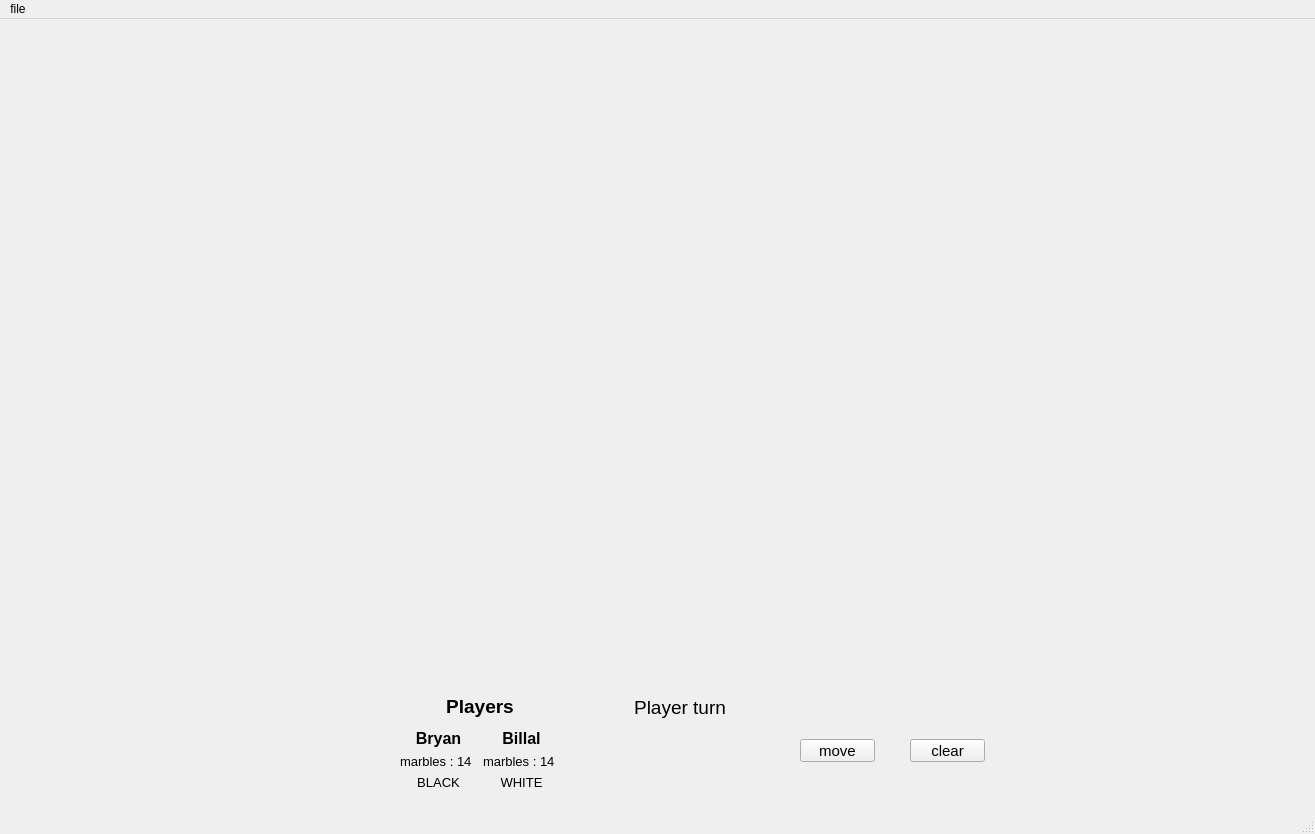
<?xml version="1.0" encoding="UTF-8"?>
<ui version="4.0">
 <class>MainWindow</class>
 <widget class="QMainWindow" name="MainWindow">
  <property name="geometry">
   <rect>
    <x>0</x>
    <y>0</y>
    <width>1315</width>
    <height>834</height>
   </rect>
  </property>
  <property name="windowTitle">
   <string>MainWindow</string>
  </property>
  <widget class="QWidget" name="centralwidget">
   <widget class="QWidget" name="verticalLayoutWidget_3">
    <property name="geometry">
     <rect>
      <x>400</x>
      <y>670</y>
      <width>160</width>
      <height>101</height>
     </rect>
    </property>
    <layout class="QVBoxLayout" name="verticalLayout_3">
     <item>
      <widget class="QLabel" name="playersTitle">
       <property name="font">
        <font>
         <pointsize>14</pointsize>
         <weight>75</weight>
         <italic>false</italic>
         <bold>true</bold>
         <underline>false</underline>
        </font>
       </property>
       <property name="text">
        <string>Players</string>
       </property>
       <property name="alignment">
        <set>Qt::AlignCenter</set>
       </property>
      </widget>
     </item>
     <item>
      <layout class="QHBoxLayout" name="horizontalLayout">
       <item>
        <layout class="QVBoxLayout" name="verticalLayout">
         <item>
          <widget class="QLabel" name="player1">
           <property name="font">
            <font>
             <pointsize>12</pointsize>
             <weight>75</weight>
             <bold>true</bold>
            </font>
           </property>
           <property name="text">
            <string>Bryan</string>
           </property>
           <property name="alignment">
            <set>Qt::AlignCenter</set>
           </property>
          </widget>
         </item>
         <item>
          <widget class="QLabel" name="p1marble">
           <property name="font">
            <font>
             <pointsize>10</pointsize>
            </font>
           </property>
           <property name="text">
            <string>marbles : 14</string>
           </property>
          </widget>
         </item>
         <item>
          <widget class="QLabel" name="label">
           <property name="font">
            <font>
             <pointsize>10</pointsize>
            </font>
           </property>
           <property name="text">
            <string>BLACK</string>
           </property>
           <property name="alignment">
            <set>Qt::AlignCenter</set>
           </property>
          </widget>
         </item>
        </layout>
       </item>
       <item>
        <layout class="QVBoxLayout" name="verticalLayout_2">
         <item>
          <widget class="QLabel" name="player2">
           <property name="font">
            <font>
             <pointsize>12</pointsize>
             <weight>75</weight>
             <bold>true</bold>
            </font>
           </property>
           <property name="text">
            <string>Billal</string>
           </property>
           <property name="alignment">
            <set>Qt::AlignCenter</set>
           </property>
          </widget>
         </item>
         <item>
          <widget class="QLabel" name="p2marble">
           <property name="sizePolicy">
            <sizepolicy hsizetype="Preferred" vsizetype="Preferred">
             <horstretch>0</horstretch>
             <verstretch>0</verstretch>
            </sizepolicy>
           </property>
           <property name="minimumSize">
            <size>
             <width>0</width>
             <height>0</height>
            </size>
           </property>
           <property name="font">
            <font>
             <pointsize>10</pointsize>
            </font>
           </property>
           <property name="lineWidth">
            <number>1</number>
           </property>
           <property name="text">
            <string>marbles : 14</string>
           </property>
           <property name="textFormat">
            <enum>Qt::AutoText</enum>
           </property>
          </widget>
         </item>
         <item>
          <widget class="QLabel" name="label_2">
           <property name="font">
            <font>
             <pointsize>10</pointsize>
            </font>
           </property>
           <property name="text">
            <string>WHITE</string>
           </property>
           <property name="alignment">
            <set>Qt::AlignCenter</set>
           </property>
          </widget>
         </item>
        </layout>
       </item>
      </layout>
     </item>
    </layout>
   </widget>
   <widget class="QWidget" name="verticalLayoutWidget">
    <property name="geometry">
     <rect>
      <x>39</x>
      <y>9</y>
      <width>1201</width>
      <height>651</height>
     </rect>
    </property>
    <layout class="QVBoxLayout" name="verticalLayout_4">
     <property name="spacing">
      <number>0</number>
     </property>
    </layout>
   </widget>
   <widget class="QWidget" name="verticalLayoutWidget_2">
    <property name="geometry">
     <rect>
      <x>600</x>
      <y>670</y>
      <width>160</width>
      <height>80</height>
     </rect>
    </property>
    <layout class="QVBoxLayout" name="verticalLayout_5">
     <item>
      <widget class="QLabel" name="pTurnTitle">
       <property name="font">
        <font>
         <pointsize>14</pointsize>
        </font>
       </property>
       <property name="text">
        <string>Player turn</string>
       </property>
       <property name="alignment">
        <set>Qt::AlignCenter</set>
       </property>
      </widget>
     </item>
     <item>
      <widget class="QLabel" name="turnPName">
       <property name="font">
        <font>
         <pointsize>12</pointsize>
        </font>
       </property>
       <property name="text">
        <string/>
       </property>
       <property name="alignment">
        <set>Qt::AlignCenter</set>
       </property>
      </widget>
     </item>
    </layout>
   </widget>
   <widget class="QPushButton" name="moveButton">
    <property name="geometry">
     <rect>
      <x>800</x>
      <y>720</y>
      <width>75</width>
      <height>23</height>
     </rect>
    </property>
    <property name="font">
     <font>
      <pointsize>11</pointsize>
     </font>
    </property>
    <property name="text">
     <string>move</string>
    </property>
   </widget>
   <widget class="QLabel" name="abaPro">
    <property name="geometry">
     <rect>
      <x>800</x>
      <y>680</y>
      <width>301</width>
      <height>21</height>
     </rect>
    </property>
    <property name="font">
     <font>
      <pointsize>10</pointsize>
     </font>
    </property>
    <property name="text">
     <string/>
    </property>
   </widget>
   <widget class="QLabel" name="winner">
    <property name="geometry">
     <rect>
      <x>80</x>
      <y>680</y>
      <width>281</width>
      <height>41</height>
     </rect>
    </property>
    <property name="font">
     <font>
      <pointsize>15</pointsize>
      <weight>75</weight>
      <italic>false</italic>
      <bold>true</bold>
      <underline>true</underline>
      <stylestrategy>PreferDefault</stylestrategy>
      <kerning>true</kerning>
     </font>
    </property>
    <property name="text">
     <string/>
    </property>
    <property name="alignment">
     <set>Qt::AlignCenter</set>
    </property>
   </widget>
   <widget class="QPushButton" name="clearSelect">
    <property name="geometry">
     <rect>
      <x>910</x>
      <y>720</y>
      <width>75</width>
      <height>23</height>
     </rect>
    </property>
    <property name="font">
     <font>
      <pointsize>11</pointsize>
     </font>
    </property>
    <property name="text">
     <string>clear</string>
    </property>
   </widget>
  </widget>
  <widget class="QMenuBar" name="menubar">
   <property name="geometry">
    <rect>
     <x>0</x>
     <y>0</y>
     <width>1315</width>
     <height>21</height>
    </rect>
   </property>
   <widget class="QMenu" name="menuExit">
    <property name="title">
     <string>file</string>
    </property>
    <addaction name="actionExit"/>
   </widget>
   <addaction name="menuExit"/>
  </widget>
  <widget class="QStatusBar" name="statusbar"/>
  <action name="actionExit">
   <property name="text">
    <string>exit</string>
   </property>
  </action>
 </widget>
 <resources/>
 <connections/>
</ui>
